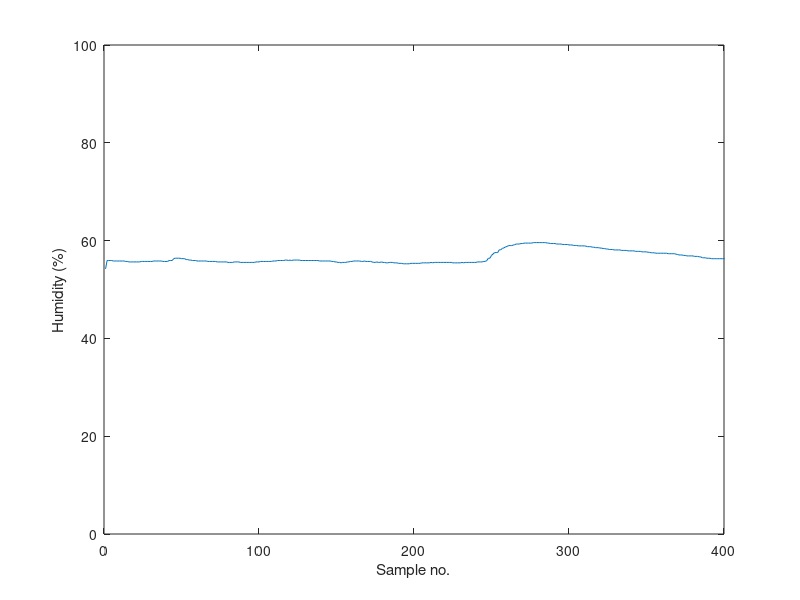
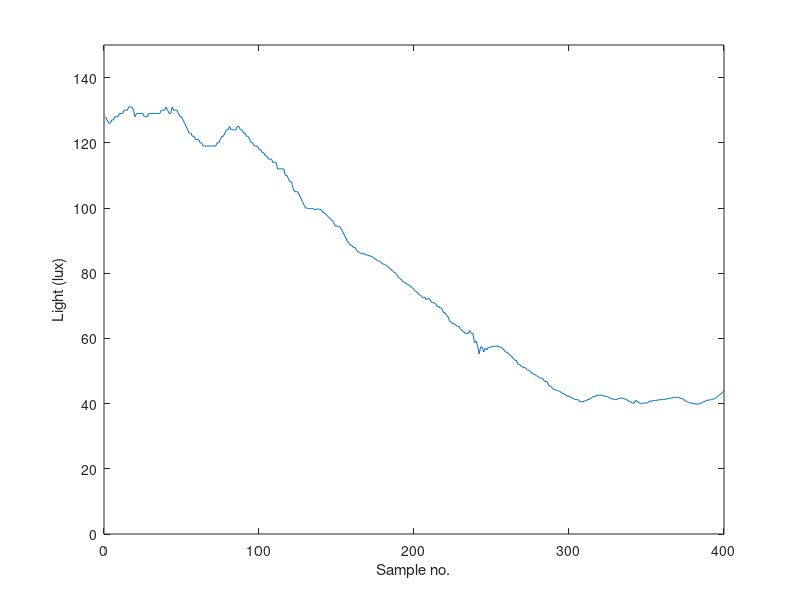
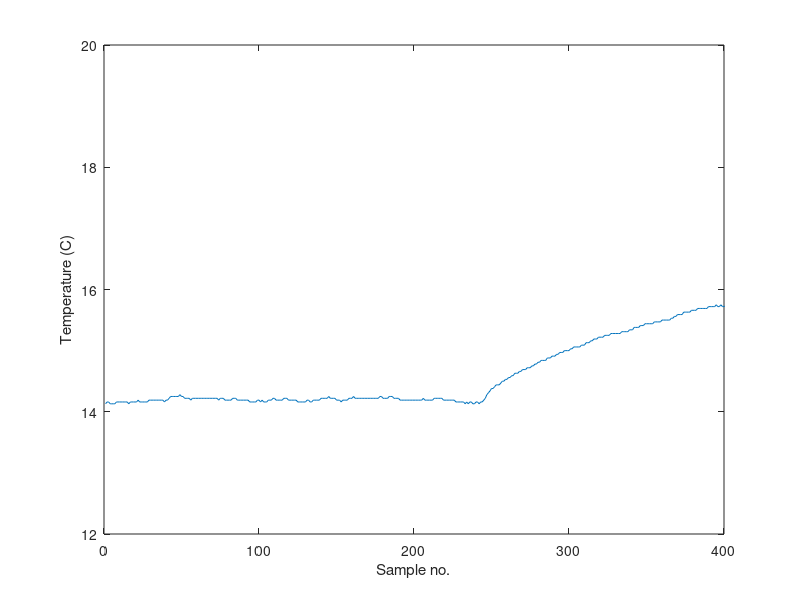

Reproduce these figures in MATLAB, in order.
load('humid.csv');
load('light.csv');
load('temp.csv');

x=1:1:497;

% Plot humid
figure(1);
plot(x,humid);
axis([0 400 0 100]);
xlabel('Sample no.')
ylabel('Humidity (%)')
% Plot light
figure(2);
plot(x,light);
axis([0 400 0 150]);
xlabel('Sample no.')
ylabel('Light (lux)')
% Plot temp
figure(3);
plot(x,temp);
axis([0 400 12 20]);
xlabel('Sample no.')
ylabel('Temperature (C)')